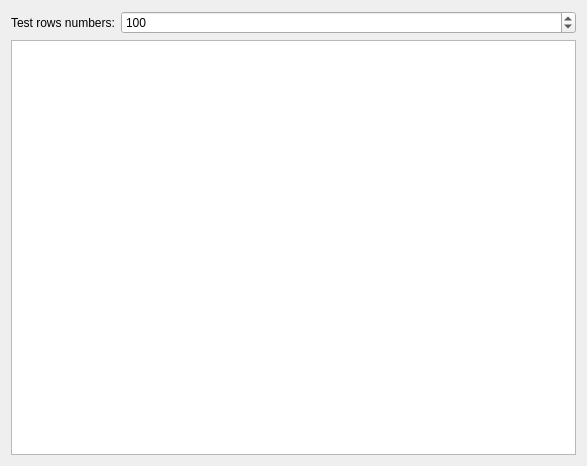
<?xml version="1.0" encoding="UTF-8"?>
<ui version="4.0">
 <class>TablePreviewWidget</class>
 <widget class="QWidget" name="TablePreviewWidget">
  <property name="geometry">
   <rect>
    <x>0</x>
    <y>0</y>
    <width>587</width>
    <height>466</height>
   </rect>
  </property>
  <property name="windowTitle">
   <string>TablePreview</string>
  </property>
  <layout class="QVBoxLayout" name="verticalLayout">
   <item>
    <layout class="QFormLayout" name="formLayout">
     <item row="0" column="0">
      <widget class="QLabel" name="label">
       <property name="text">
        <string>Test rows numbers:</string>
       </property>
      </widget>
     </item>
     <item row="0" column="1">
      <widget class="QSpinBox" name="spinBox">
       <property name="maximum">
        <number>1000</number>
       </property>
       <property name="value">
        <number>100</number>
       </property>
       <property name="displayIntegerBase">
        <number>10</number>
       </property>
      </widget>
     </item>
    </layout>
   </item>
   <item>
    <widget class="QTableWidget" name="tableWidget">
     <property name="frameShape">
      <enum>QFrame::StyledPanel</enum>
     </property>
     <property name="sizeAdjustPolicy">
      <enum>QAbstractScrollArea::AdjustToContents</enum>
     </property>
     <property name="editTriggers">
      <set>QAbstractItemView::NoEditTriggers</set>
     </property>
     <property name="selectionMode">
      <enum>QAbstractItemView::NoSelection</enum>
     </property>
     <property name="showGrid">
      <bool>true</bool>
     </property>
     <property name="gridStyle">
      <enum>Qt::SolidLine</enum>
     </property>
     <property name="cornerButtonEnabled">
      <bool>true</bool>
     </property>
     <attribute name="horizontalHeaderVisible">
      <bool>true</bool>
     </attribute>
     <attribute name="horizontalHeaderCascadingSectionResizes">
      <bool>true</bool>
     </attribute>
     <attribute name="horizontalHeaderHighlightSections">
      <bool>true</bool>
     </attribute>
     <attribute name="horizontalHeaderStretchLastSection">
      <bool>true</bool>
     </attribute>
     <attribute name="verticalHeaderVisible">
      <bool>false</bool>
     </attribute>
     <attribute name="verticalHeaderCascadingSectionResizes">
      <bool>true</bool>
     </attribute>
     <attribute name="verticalHeaderStretchLastSection">
      <bool>false</bool>
     </attribute>
    </widget>
   </item>
  </layout>
 </widget>
 <resources/>
 <connections/>
</ui>
